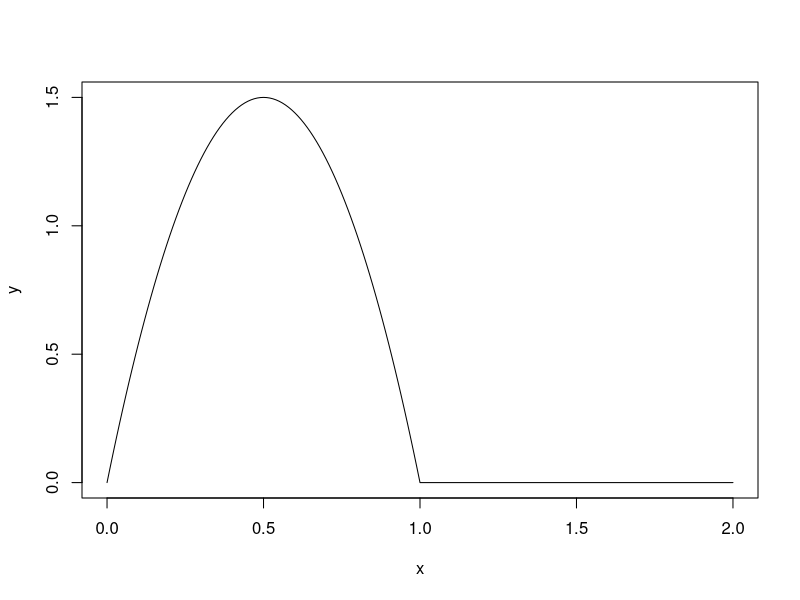
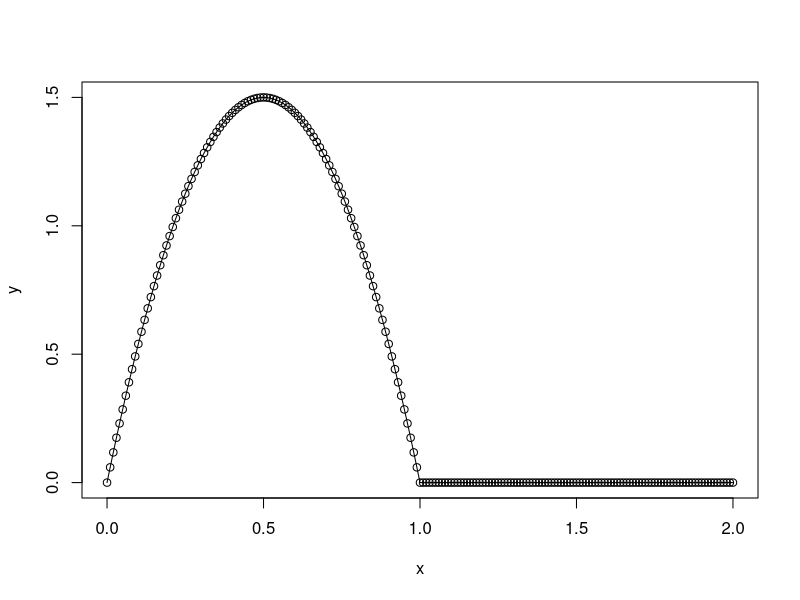

Source code (R) for these figures, in order: (Note: this script raises an error after producing the figures.)
# TMA4300 Computer intensive statistical methods
# Interactive 2, 19.01.18 + material added later

# PART A:
#1
x <- seq(from = 0, to = 2, by = 0.01)
y <- dbeta(x, 2, 2)
plot(x,y, type = "l")
plot(x,y)
lines(x,y)

#2, 4
alpha <- 2
beta <- 2

betad <- function(alpha, beta){
  fin <- 0
  while(fin == 0){
    x <- runif(1)
    acc <- ((1-alpha)/(2-alpha-beta))^(1-alpha)*((1-beta)/(2-alpha-beta))^(beta-1)*(x^(alpha-1))*(1-x)^(beta-1)
    u <- runif(1)
    if (u <= acc){
      fin <- 1
    }
  }
  return(x)
}

#3 Average no. of proposals needed to generate one realisation = c 
# (Geometric distribution)

#--------------------------------------------------------------
# Problem B: Sampling using known relations

# GEOMETRIC DISTRIBUTION
# Sampling using the 'discrete distribution', F_(i-1), F_i ...
geomcdf <- function(x,p){
  return(1-(1-p)^x)
}


p <- 1/2
xval <- seq(from = 1, to = 10, by = 1)
cdfval <- geomcdf(xval, p)


u <- runif(1)
geomSample <- function(cdfv){
  i <- 1
  while (u >= cdfval[i]){
    i <- i + 1
  }
  return(i)
}

geomSample(cdfval)

# Sampling using known relations
# Know that geometric distribution is special case of negative binomial distribution.
# and binomial distributions are the sum of bernoulli trials
# That means: Sample bernoulli trials until one success.
p1 <- 1/2

geomSampleRel <- function(p){
  done <- 0
  count <- 0
  while (done == 0){
    u1 <- runif(1)
    print(u1)
    if (u1 <= p1){
      done <- 1
    }
    count <- count + 1
  }
  return(count)
}



#-------------------------------------
# Problem B

# 1) Geometric distribution sampling
cdff <- function(x,p){
  1-(1-p)^x
}

var <- 10
x <- seq(from = 1, to = var, by = 1)
p <- 0.2
Fun <- cdff(x,p)

n <- 2
u <- runif(n)
i <- 1
for (j in 1:n){
  while (u[j] >= Fun[i]) {
    i <- i + 1
  }
}
i


